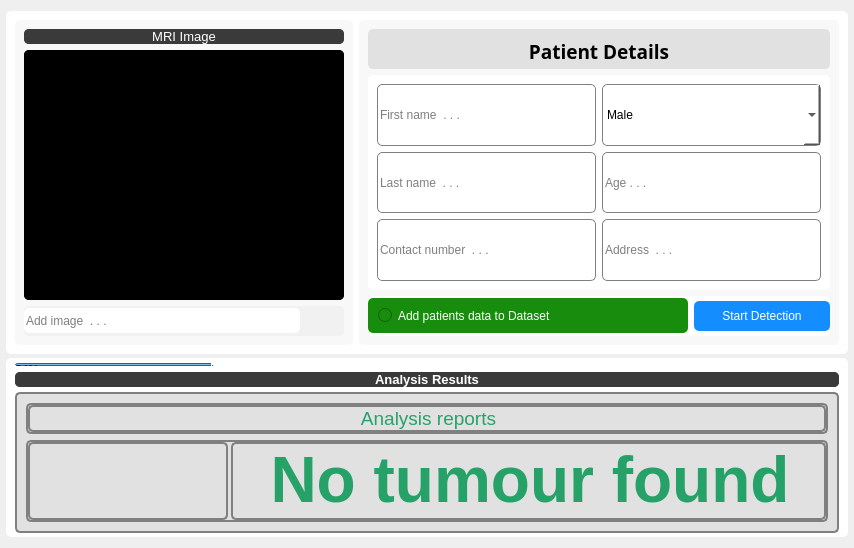
      <widget class="QWidget" name="tab">
       <property name="styleSheet">
        <string notr="true">background-color: rgb(239, 239, 239);</string>
       </property>
       <attribute name="title">
        <string>Analysis</string>
       </attribute>
       <layout class="QVBoxLayout" name="verticalLayout_2">
        <property name="spacing">
         <number>4</number>
        </property>
        <property name="leftMargin">
         <number>6</number>
        </property>
        <property name="rightMargin">
         <number>6</number>
        </property>
        <item>
         <widget class="QFrame" name="frame">
          <property name="minimumSize">
           <size>
            <width>0</width>
            <height>300</height>
           </size>
          </property>
          <property name="styleSheet">
           <string notr="true">background-color: rgb(255, 255, 255);
border-radius:5px;</string>
          </property>
          <property name="frameShape">
           <enum>QFrame::StyledPanel</enum>
          </property>
          <property name="frameShadow">
           <enum>QFrame::Raised</enum>
          </property>
          <layout class="QHBoxLayout" name="horizontalLayout">
           <item>
            <widget class="QFrame" name="frame_3">
             <property name="maximumSize">
              <size>
               <width>450</width>
               <height>16777215</height>
              </size>
             </property>
             <property name="styleSheet">
              <string notr="true">background-color: rgb(248, 248, 248);
border-radius:5px;</string>
             </property>
             <property name="frameShape">
              <enum>QFrame::StyledPanel</enum>
             </property>
             <property name="frameShadow">
              <enum>QFrame::Raised</enum>
             </property>
             <layout class="QVBoxLayout" name="verticalLayout_3">
              <item>
               <widget class="QFrame" name="frame_5">
                <property name="minimumSize">
                 <size>
                  <width>20</width>
                  <height>0</height>
                 </size>
                </property>
                <property name="maximumSize">
                 <size>
                  <width>16777215</width>
                  <height>50</height>
                 </size>
                </property>
                <property name="styleSheet">
                 <string notr="true">background-color: rgb(58, 58, 58);
border-radius:5px;
color:white;</string>
                </property>
                <property name="frameShape">
                 <enum>QFrame::StyledPanel</enum>
                </property>
                <property name="frameShadow">
                 <enum>QFrame::Raised</enum>
                </property>
                <layout class="QVBoxLayout" name="verticalLayout_7">
                 <property name="spacing">
                  <number>0</number>
                 </property>
                 <property name="leftMargin">
                  <number>0</number>
                 </property>
                 <property name="topMargin">
                  <number>0</number>
                 </property>
                 <property name="rightMargin">
                  <number>0</number>
                 </property>
                 <property name="bottomMargin">
                  <number>0</number>
                 </property>
                 <item>
                  <widget class="QLabel" name="label">
                   <property name="text">
                    <string>&lt;html&gt;&lt;head/&gt;&lt;body&gt;&lt;p align=&quot;center&quot;&gt;&lt;span style=&quot; font-size:10pt;&quot;&gt;MRI Image&lt;/span&gt;&lt;/p&gt;&lt;/body&gt;&lt;/html&gt;</string>
                   </property>
                  </widget>
                 </item>
                </layout>
               </widget>
              </item>
              <item>
               <widget class="QFrame" name="frame_6">
                <property name="minimumSize">
                 <size>
                  <width>0</width>
                  <height>200</height>
                 </size>
                </property>
                <property name="styleSheet">
                 <string notr="true">background-color: rgb(0, 0, 0);
border-radius:5px;</string>
                </property>
                <property name="frameShape">
                 <enum>QFrame::StyledPanel</enum>
                </property>
                <property name="frameShadow">
                 <enum>QFrame::Raised</enum>
                </property>
                <layout class="QVBoxLayout" name="verticalLayout_8">
                 <property name="spacing">
                  <number>0</number>
                 </property>
                 <property name="leftMargin">
                  <number>0</number>
                 </property>
                 <property name="topMargin">
                  <number>0</number>
                 </property>
                 <property name="rightMargin">
                  <number>0</number>
                 </property>
                 <property name="bottomMargin">
                  <number>0</number>
                 </property>
                 <item>
                  <widget class="QLabel" name="label_2">
                   <property name="minimumSize">
                    <size>
                     <width>320</width>
                     <height>250</height>
                    </size>
                   </property>
                   <property name="maximumSize">
                    <size>
                     <width>450</width>
                     <height>450</height>
                    </size>
                   </property>
                   <property name="styleSheet">
                    <string notr="true"/>
                   </property>
                   <property name="text">
                    <string/>
                   </property>
                   <property name="pixmap">
                    <pixmap resource="resource_rc/resource.qrc">:/newPrefix/ff.jpg</pixmap>
                   </property>
                   <property name="scaledContents">
                    <bool>true</bool>
                   </property>
                   <property name="wordWrap">
                    <bool>true</bool>
                   </property>
                  </widget>
                 </item>
                </layout>
               </widget>
              </item>
              <item>
               <widget class="QFrame" name="frame_7">
                <property name="minimumSize">
                 <size>
                  <width>0</width>
                  <height>30</height>
                 </size>
                </property>
                <property name="styleSheet">
                 <string notr="true">background-color: rgb(241, 241, 241);
border-radius:5px;</string>
                </property>
                <property name="frameShape">
                 <enum>QFrame::StyledPanel</enum>
                </property>
                <property name="frameShadow">
                 <enum>QFrame::Raised</enum>
                </property>
                <layout class="QHBoxLayout" name="horizontalLayout_2">
                 <property name="spacing">
                  <number>4</number>
                 </property>
                 <property name="leftMargin">
                  <number>0</number>
                 </property>
                 <property name="topMargin">
                  <number>0</number>
                 </property>
                 <property name="rightMargin">
                  <number>0</number>
                 </property>
                 <property name="bottomMargin">
                  <number>0</number>
                 </property>
                 <item>
                  <widget class="QLineEdit" name="lineEdit">
                   <property name="minimumSize">
                    <size>
                     <width>0</width>
                     <height>25</height>
                    </size>
                   </property>
                   <property name="styleSheet">
                    <string notr="true">background-color: rgb(255, 255, 255);
border-radius:5px;</string>
                   </property>
                   <property name="placeholderText">
                    <string>Add image  . . . </string>
                   </property>
                  </widget>
                 </item>
                 <item>
                  <widget class="QPushButton" name="pushButton">
                   <property name="minimumSize">
                    <size>
                     <width>40</width>
                     <height>25</height>
                    </size>
                   </property>
                   <property name="maximumSize">
                    <size>
                     <width>40</width>
                     <height>40</height>
                    </size>
                   </property>
                   <property name="styleSheet">
                    <string notr="true">image: url(:/newPrefix/fileicon.png);</string>
                   </property>
                   <property name="text">
                    <string/>
                   </property>
                   <property name="iconSize">
                    <size>
                     <width>30</width>
                     <height>30</height>
                    </size>
                   </property>
                  </widget>
                 </item>
                </layout>
               </widget>
              </item>
             </layout>
            </widget>
           </item>
           <item>
            <widget class="QFrame" name="frame_4">
             <property name="minimumSize">
              <size>
               <width>480</width>
               <height>0</height>
              </size>
             </property>
             <property name="styleSheet">
              <string notr="true">background-color: rgb(248, 248, 248);
border-radius:5px;</string>
             </property>
             <property name="frameShape">
              <enum>QFrame::StyledPanel</enum>
             </property>
             <property name="frameShadow">
              <enum>QFrame::Raised</enum>
             </property>
             <layout class="QVBoxLayout" name="verticalLayout_4">
              <item>
               <widget class="QFrame" name="frame_8">
                <property name="minimumSize">
                 <size>
                  <width>0</width>
                  <height>0</height>
                 </size>
                </property>
                <property name="maximumSize">
                 <size>
                  <width>16777215</width>
                  <height>40</height>
                 </size>
                </property>
                <property name="styleSheet">
                 <string notr="true">background-color: rgb(225, 225, 225);
border-radius:5px;</string>
                </property>
                <property name="frameShape">
                 <enum>QFrame::StyledPanel</enum>
                </property>
                <property name="frameShadow">
                 <enum>QFrame::Raised</enum>
                </property>
                <layout class="QHBoxLayout" name="horizontalLayout_4">
                 <item>
                  <widget class="QLabel" name="label_4">
                   <property name="font">
                    <font>
                     <family>Myanmar Text</family>
                     <pointsize>14</pointsize>
                    </font>
                   </property>
                   <property name="text">
                    <string>&lt;html&gt;&lt;head/&gt;&lt;body&gt;&lt;p align=&quot;center&quot;&gt;&lt;span style=&quot; font-weight:600;&quot;&gt;Patient Details&lt;/span&gt;&lt;/p&gt;&lt;/body&gt;&lt;/html&gt;</string>
                   </property>
                  </widget>
                 </item>
                </layout>
               </widget>
              </item>
              <item>
               <widget class="QFrame" name="frame_9">
                <property name="minimumSize">
                 <size>
                  <width>0</width>
                  <height>210</height>
                 </size>
                </property>
                <property name="styleSheet">
                 <string notr="true">background-color: rgb(255, 255, 255);
border-radius:5px;</string>
                </property>
                <property name="frameShape">
                 <enum>QFrame::StyledPanel</enum>
                </property>
                <property name="frameShadow">
                 <enum>QFrame::Raised</enum>
                </property>
                <layout class="QGridLayout" name="gridLayout">
                 <item row="0" column="0">
                  <widget class="QLineEdit" name="lineEdit_2">
                   <property name="minimumSize">
                    <size>
                     <width>200</width>
                     <height>33</height>
                    </size>
                   </property>
                   <property name="maximumSize">
                    <size>
                     <width>16777215</width>
                     <height>70</height>
                    </size>
                   </property>
                   <property name="styleSheet">
                    <string notr="true">border:1px solid grey;</string>
                   </property>
                   <property name="placeholderText">
                    <string>First name  . . . </string>
                   </property>
                  </widget>
                 </item>
                 <item row="0" column="1">
                  <widget class="QComboBox" name="comboBox">
                   <property name="minimumSize">
                    <size>
                     <width>200</width>
                     <height>33</height>
                    </size>
                   </property>
                   <property name="maximumSize">
                    <size>
                     <width>16777215</width>
                     <height>70</height>
                    </size>
                   </property>
                   <property name="styleSheet">
                    <string notr="true">border:1px solid grey;</string>
                   </property>
                   <property name="currentText">
                    <string>Male</string>
                   </property>
                   <item>
                    <property name="text">
                     <string>Male</string>
                    </property>
                   </item>
                   <item>
                    <property name="text">
                     <string>Female</string>
                    </property>
                   </item>
                   <item>
                    <property name="text">
                     <string>Others</string>
                    </property>
                   </item>
                  </widget>
                 </item>
                 <item row="1" column="0">
                  <widget class="QLineEdit" name="lineEdit_4">
                   <property name="minimumSize">
                    <size>
                     <width>200</width>
                     <height>33</height>
                    </size>
                   </property>
                   <property name="maximumSize">
                    <size>
                     <width>16777215</width>
                     <height>70</height>
                    </size>
                   </property>
                   <property name="styleSheet">
                    <string notr="true">border:1px solid grey;</string>
                   </property>
                   <property name="placeholderText">
                    <string>Last name  . . . </string>
                   </property>
                  </widget>
                 </item>
                 <item row="1" column="1">
                  <widget class="QLineEdit" name="lineEdit_5">
                   <property name="minimumSize">
                    <size>
                     <width>200</width>
                     <height>33</height>
                    </size>
                   </property>
                   <property name="maximumSize">
                    <size>
                     <width>16777215</width>
                     <height>70</height>
                    </size>
                   </property>
                   <property name="styleSheet">
                    <string notr="true">border:1px solid grey;</string>
                   </property>
                   <property name="placeholderText">
                    <string>Age . . . </string>
                   </property>
                  </widget>
                 </item>
                 <item row="2" column="0">
                  <widget class="QLineEdit" name="lineEdit_6">
                   <property name="minimumSize">
                    <size>
                     <width>200</width>
                     <height>33</height>
                    </size>
                   </property>
                   <property name="maximumSize">
                    <size>
                     <width>16777215</width>
                     <height>70</height>
                    </size>
                   </property>
                   <property name="styleSheet">
                    <string notr="true">border:1px solid grey;</string>
                   </property>
                   <property name="placeholderText">
                    <string>Contact number  . . . </string>
                   </property>
                  </widget>
                 </item>
                 <item row="2" column="1">
                  <widget class="QLineEdit" name="lineEdit_7">
                   <property name="minimumSize">
                    <size>
                     <width>200</width>
                     <height>33</height>
                    </size>
                   </property>
                   <property name="maximumSize">
                    <size>
                     <width>16777215</width>
                     <height>70</height>
                    </size>
                   </property>
                   <property name="styleSheet">
                    <string notr="true">border:1px solid grey;</string>
                   </property>
                   <property name="placeholderText">
                    <string>Address  . . . </string>
                   </property>
                  </widget>
                 </item>
                </layout>
               </widget>
              </item>
              <item>
               <widget class="QFrame" name="frame_10">
                <property name="minimumSize">
                 <size>
                  <width>0</width>
                  <height>25</height>
                 </size>
                </property>
                <property name="maximumSize">
                 <size>
                  <width>16777215</width>
                  <height>40</height>
                 </size>
                </property>
                <property name="styleSheet">
                 <string notr="true">background-color: rgb(255, 255, 255);
border-radius:5px;</string>
                </property>
                <property name="frameShape">
                 <enum>QFrame::StyledPanel</enum>
                </property>
                <property name="frameShadow">
                 <enum>QFrame::Raised</enum>
                </property>
                <layout class="QHBoxLayout" name="horizontalLayout_5">
                 <property name="leftMargin">
                  <number>0</number>
                 </property>
                 <property name="topMargin">
                  <number>0</number>
                 </property>
                 <property name="rightMargin">
                  <number>0</number>
                 </property>
                 <property name="bottomMargin">
                  <number>0</number>
                 </property>
                 <item>
                  <widget class="QRadioButton" name="radioButton">
                   <property name="minimumSize">
                    <size>
                     <width>320</width>
                     <height>20</height>
                    </size>
                   </property>
                   <property name="styleSheet">
                    <string notr="true">background-color: rgb(24, 141, 13);
color: rgb(255, 255, 255);
padding:10px;</string>
                   </property>
                   <property name="text">
                    <string>Add patients data to Dataset</string>
                   </property>
                  </widget>
                 </item>
                 <item>
                  <widget class="QPushButton" name="pushButton_2">
                   <property name="minimumSize">
                    <size>
                     <width>0</width>
                     <height>30</height>
                    </size>
                   </property>
                   <property name="styleSheet">
                    <string notr="true">background-color: rgb(19, 141, 255);
color: rgb(255, 255, 255);</string>
                   </property>
                   <property name="text">
                    <string>Start Detection</string>
                   </property>
                  </widget>
                 </item>
                </layout>
               </widget>
              </item>
             </layout>
            </widget>
           </item>
          </layout>
         </widget>
        </item>
        <item>
         <widget class="QFrame" name="frame_2">
          <property name="maximumSize">
           <size>
            <width>16777215</width>
            <height>300</height>
           </size>
          </property>
          <property name="styleSheet">
           <string notr="true">background-color: rgb(255, 255, 255);
border-radius:5px;</string>
          </property>
          <property name="frameShape">
           <enum>QFrame::StyledPanel</enum>
          </property>
          <property name="frameShadow">
           <enum>QFrame::Raised</enum>
          </property>
          <layout class="QVBoxLayout" name="verticalLayout_5">
           <property name="spacing">
            <number>5</number>
           </property>
           <property name="topMargin">
            <number>4</number>
           </property>
           <property name="bottomMargin">
            <number>4</number>
           </property>
           <item>
            <widget class="QFrame" name="frame_11">
             <property name="minimumSize">
              <size>
               <width>0</width>
               <height>5</height>
              </size>
             </property>
             <property name="maximumSize">
              <size>
               <width>16777215</width>
               <height>5</height>
              </size>
             </property>
             <property name="frameShape">
              <enum>QFrame::StyledPanel</enum>
             </property>
             <property name="frameShadow">
              <enum>QFrame::Raised</enum>
             </property>
             <layout class="QVBoxLayout" name="verticalLayout_6">
              <property name="spacing">
               <number>0</number>
              </property>
              <property name="leftMargin">
               <number>0</number>
              </property>
              <property name="topMargin">
               <number>0</number>
              </property>
              <property name="rightMargin">
               <number>0</number>
              </property>
              <property name="bottomMargin">
               <number>0</number>
              </property>
              <item>
               <widget class="QProgressBar" name="progressBar">
                <property name="minimumSize">
                 <size>
                  <width>0</width>
                  <height>3</height>
                 </size>
                </property>
                <property name="maximumSize">
                 <size>
                  <width>16777215</width>
                  <height>3</height>
                 </size>
                </property>
                <property name="value">
                 <number>24</number>
                </property>
               </widget>
              </item>
             </layout>
            </widget>
           </item>
           <item>
            <widget class="QFrame" name="frame_12">
             <property name="minimumSize">
              <size>
               <width>0</width>
               <height>15</height>
              </size>
             </property>
             <property name="maximumSize">
              <size>
               <width>16777215</width>
               <height>20</height>
              </size>
             </property>
             <property name="styleSheet">
              <string notr="true">background-color: rgb(58, 58, 58);
border-radius:5px;</string>
             </property>
             <property name="frameShape">
              <enum>QFrame::StyledPanel</enum>
             </property>
             <property name="frameShadow">
              <enum>QFrame::Raised</enum>
             </property>
             <layout class="QHBoxLayout" name="horizontalLayout_3">
              <property name="spacing">
               <number>0</number>
              </property>
              <property name="leftMargin">
               <number>0</number>
              </property>
              <property name="topMargin">
               <number>0</number>
              </property>
              <property name="rightMargin">
               <number>0</number>
              </property>
              <property name="bottomMargin">
               <number>0</number>
              </property>
              <item>
               <widget class="QLabel" name="label_3">
                <property name="styleSheet">
                 <string notr="true">color: rgb(255, 255, 255);</string>
                </property>
                <property name="text">
                 <string>&lt;html&gt;&lt;head/&gt;&lt;body&gt;&lt;p align=&quot;center&quot;&gt;&lt;span style=&quot; font-size:10pt; font-weight:600;&quot;&gt;Analysis Results&lt;/span&gt;&lt;/p&gt;&lt;/body&gt;&lt;/html&gt;</string>
                </property>
               </widget>
              </item>
             </layout>
            </widget>
           </item>
           <item>
            <widget class="QFrame" name="frame_13">
             <property name="minimumSize">
              <size>
               <width>0</width>
               <height>0</height>
              </size>
             </property>
             <property name="styleSheet">
              <string notr="true">background-color: rgb(225, 225, 225);
border-radius:5px;
border:2px solid grey;</string>
             </property>
             <property name="frameShape">
              <enum>QFrame::StyledPanel</enum>
             </property>
             <property name="frameShadow">
              <enum>QFrame::Raised</enum>
             </property>
             <layout class="QVBoxLayout" name="verticalLayout_17">
              <item>
               <widget class="QFrame" name="frame_23">
                <property name="maximumSize">
                 <size>
                  <width>16777215</width>
                  <height>40</height>
                 </size>
                </property>
                <property name="frameShape">
                 <enum>QFrame::StyledPanel</enum>
                </property>
                <property name="frameShadow">
                 <enum>QFrame::Raised</enum>
                </property>
                <layout class="QVBoxLayout" name="verticalLayout_18">
                 <property name="spacing">
                  <number>0</number>
                 </property>
                 <property name="leftMargin">
                  <number>0</number>
                 </property>
                 <property name="topMargin">
                  <number>0</number>
                 </property>
                 <property name="rightMargin">
                  <number>0</number>
                 </property>
                 <property name="bottomMargin">
                  <number>0</number>
                 </property>
                 <item>
                  <widget class="QLabel" name="label_8">
                   <property name="text">
                    <string>&lt;html&gt;&lt;head/&gt;&lt;body&gt;&lt;p align=&quot;center&quot;&gt;&lt;span style=&quot; font-size:14pt; color:#26a269;&quot;&gt;Analysis reports&lt;/span&gt;&lt;/p&gt;&lt;/body&gt;&lt;/html&gt;</string>
                   </property>
                  </widget>
                 </item>
                </layout>
               </widget>
              </item>
              <item>
               <widget class="QFrame" name="frame_24">
                <property name="frameShape">
                 <enum>QFrame::StyledPanel</enum>
                </property>
                <property name="frameShadow">
                 <enum>QFrame::Raised</enum>
                </property>
                <layout class="QHBoxLayout" name="horizontalLayout_8">
                 <property name="spacing">
                  <number>3</number>
                 </property>
                 <property name="leftMargin">
                  <number>0</number>
                 </property>
                 <property name="topMargin">
                  <number>0</number>
                 </property>
                 <property name="rightMargin">
                  <number>0</number>
                 </property>
                 <property name="bottomMargin">
                  <number>0</number>
                 </property>
                 <item>
                  <widget class="QLabel" name="label_9">
                   <property name="maximumSize">
                    <size>
                     <width>200</width>
                     <height>16777215</height>
                    </size>
                   </property>
                   <property name="text">
                    <string/>
                   </property>
                   <property name="pixmap">
                    <pixmap resource="resource_rc/resource.qrc">:/newPrefix/safe.png</pixmap>
                   </property>
                   <property name="scaledContents">
                    <bool>true</bool>
                   </property>
                  </widget>
                 </item>
                 <item>
                  <widget class="QLabel" name="label_10">
                   <property name="text">
                    <string>&lt;html&gt;&lt;head/&gt;&lt;body&gt;&lt;p align=&quot;center&quot;&gt;&lt;span style=&quot; font-size:48pt; font-weight:600; color:#26a269;&quot;&gt;No tumour found&lt;/span&gt;&lt;/p&gt;&lt;/body&gt;&lt;/html&gt;</string>
                   </property>
                  </widget>
                 </item>
                </layout>
               </widget>
              </item>
             </layout>
            </widget>
           </item>
          </layout>
         </widget>
        </item>
       </layout>
      </widget>
